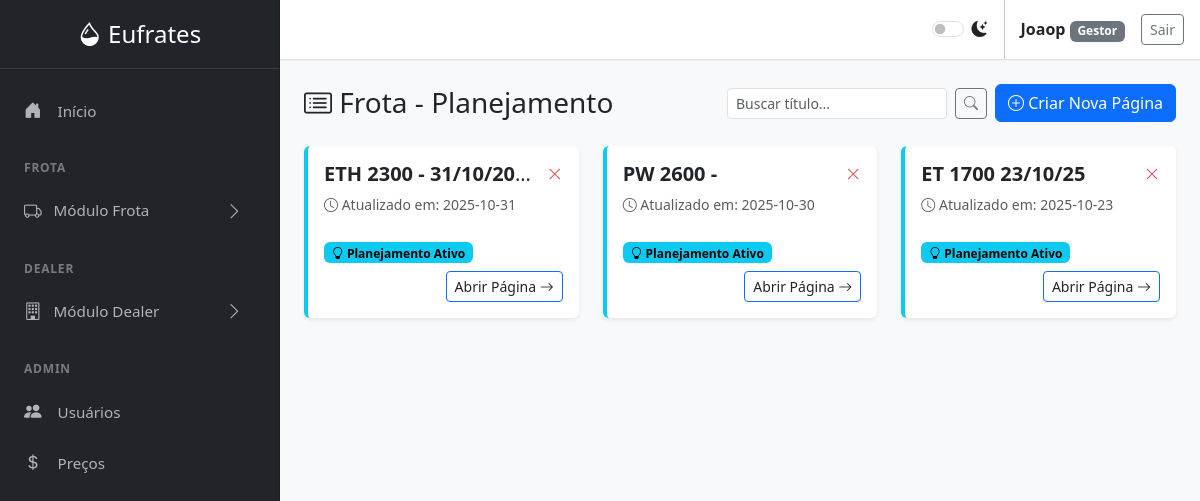
/frota-notion (signed in), run on the app's committed database.
### tables this page shows
CREATE TABLE users (
        id INTEGER PRIMARY KEY AUTOINCREMENT,
        username TEXT NOT NULL UNIQUE,
        password_hash TEXT NOT NULL,
        role TEXT NOT NULL CHECK(role IN ('Gestor', 'Comprador', 'Padrão'))
    );

CREATE TABLE notion_pages (
        id INTEGER PRIMARY KEY AUTOINCREMENT,
        user_id INTEGER NOT NULL,
        category TEXT NOT NULL, -- 'frota' ou 'historico'
        title TEXT NOT NULL,
        content TEXT, -- Markdown ou texto para simular blocos
        status TEXT DEFAULT 'Ativa', -- 'Ativa', 'Transferida', 'Manual'
        data_registro TEXT DEFAULT CURRENT_TIMESTAMP,
        FOREIGN KEY (user_id) REFERENCES users (id)
    );

### frota.py (the view)
@frota_bp.route('/frota-notion', methods=['GET'])
@login_required
def frota_notion():
    search_query = request.args.get('search', '')
    pages = get_notion_pages_by_category('frota', search_query if search_query else None)
    order_status = {'Ativa': 1, 'Transferida': 2, 'Manual': 3}
    pages.sort(key=lambda x: order_status.get(x['status'], 99))
    return render_template('frota_notion.html', active_page='frota_notion', pages=pages, search_query=search_query)

### database.py (called while the page is built)
def get_db_connection():
    conn = sqlite3.connect('abastecimentos.db')
    conn.row_factory = sqlite3.Row
    return conn

def get_user_by_id(user_id):
    conn = get_db_connection()
    user = conn.execute('SELECT * FROM users WHERE id = ?', (user_id,)).fetchone()
    conn.close()
    return user

def get_notion_pages_by_category(category, search_query=None):
    conn = get_db_connection()
    query = "SELECT * FROM notion_pages WHERE category = ?"
    params = [category]
    if search_query:
        query += " AND title LIKE ?"
        params.append(f'%{search_query}%')
    query += " ORDER BY data_registro DESC"
    df = pd.read_sql(query, conn, params=params)
    conn.close()
    return df.to_dict('records')

### utils.py (called while the page is built)
def inject_now():
    return {'now': datetime.now(), 'g': g}

def load_logged_in_user():
    user_id = session.get('user_id')
    g.user = get_user_by_id(user_id) if user_id else None

def login_required(view):
    @wraps(view)
    def wrapped_view(*args, **kwargs):
        if g.user is None:
            flash('Você precisa estar logado para acessar esta página.', 'warning')
            return redirect(url_for('auth.login'))
        return view(*args, **kwargs)
    return wrapped_view

### templates/frota_notion.html (shortened to what this page needs)
{% extends "base.html" %}
{% block content %}
<div class="d-flex justify-content-between align-items-center mb-4">
    <h1 class="h3 mb-0"><i class="bi bi-card-list"></i> Frota - Planejamento</h1>
    <div class="d-flex gap-2">
        <form method="GET" action="{{ url_for('frota.frota_notion') }}" class="d-flex align-items-center">
            <input type="text" name="search" class="form-control form-control-sm me-2" placeholder="Buscar título..." value="{{ search_query or '' }}">
            <button type="submit" class="btn btn-sm btn-outline-secondary" title="Buscar"><i class="bi bi-search"></i></button>
        </form>
        <button class="btn btn-primary" data-bs-toggle="modal" data-bs-target="#novaPaginaModal">
            <i class="bi bi-plus-circle"></i> Criar Nova Página
        </button>
    </div>
</div>
<div class="row row-cols-1 row-cols-md-2 row-cols-lg-3 g-4" id="page-list-container">
    {% for page in pages %}
    <div class="col">
        <div class="card h-100 notion-page-card shadow-sm border-0 border-start border-4
                    {% if page.status == 'Ativa' %}border-info{% elif page.status == 'Transferida' %}border-success{% else %}border-secondary{% endif %}"
             style="transition: transform 0.2s ease;">
            <div class="card-body d-flex flex-column">
                <div class="d-flex justify-content-between align-items-start">
                    <h5 class="card-title text-truncate mb-1">
                        <a href="{{ url_for('frota.notion_page_detail', id=page.id) }}" class="text-decoration-none text-body fw-bold">
                            {{ page.title }}
                        </a>
                    </h5>
                    <button class="btn btn-sm btn-link text-danger p-0 ms-2" onclick="excluirPagina({{ page.id }})" title="Excluir Permanentemente">
                        <i class="bi bi-x-lg"></i>
                    </button>
                </div>
                <p class="card-text text-muted small mt-1">
                    <i class="bi bi-clock"></i> Atualizado em: {{ page.data_registro.split(' ')[0] }}
                </p>
                <div class="mt-auto pt-2">
                    {% if page.status == 'Ativa' %}
                        <span class="badge text-bg-info"><i class="bi bi-lightbulb"></i> Planejamento Ativo</span>
                    {% elif page.status == 'Transferida' %}
                        <span class="badge text-bg-success"><i class="bi bi-check2-circle"></i> Enviado para Histórico</span>
                    {% else %}
                        <span class="badge text-bg-secondary">{{ page.status }}</span>
                    {% endif %}
                </div>
            </div>
            <div class="card-footer bg-transparent border-0 d-flex justify-content-end pb-3 pt-0">
                 <a href="{{ url_for('frota.notion_page_detail', id=page.id) }}" class="btn btn-sm btn-outline-primary">
                    Abrir Página <i class="bi bi-arrow-right"></i>
                 </a>
            </div>
        </div>
    </div>
    {% endfor %}
</div>
{% endblock %}

### templates/base.html (shortened to what this page needs)
<!DOCTYPE html>
<html lang="pt-BR" data-bs-theme="light">
<head>
    <link href="https://cdn.jsdelivr.net/npm/bootstrap@5.3.3/dist/css/bootstrap.min.css" rel="stylesheet">
    <link rel="stylesheet" href="https://cdn.jsdelivr.net/npm/bootstrap-icons@1.11.3/font/bootstrap-icons.min.css">
</head>
<body>
    <div class="sidebar text-white">
        <div class="sidebar-header text-center">
            <a href="{{ url_for('frota.index') }}" class="fs-4 text-white text-decoration-none">
                <i class="bi bi-droplet-half"></i> Eufrates
            </a>
        </div>
        <ul class="nav flex-column flex-grow-1 mt-3">
            <li class="nav-item">
                <a class="nav-link {% if active_page == 'index' %}active{% endif %}" href="{{ url_for('frota.index') }}">
                    <i class="bi bi-house-door-fill"></i> Início
                </a>
            </li>
            <div class="sidebar-heading">Frota</div>
            <li class="nav-item">
                <a class="nav-link d-flex align-items-center" data-bs-toggle="collapse" href="#frotaSubmenu" role="button" aria-expanded="false" aria-controls="frotaSubmenu">
                    <i class="bi bi-truck"></i> Módulo Frota <i class="bi bi-chevron-right arrow"></i>
                </a>
            </li>
            <div class="sidebar-heading">Dealer</div>
            <li class="nav-item">
                <a class="nav-link d-flex align-items-center" data-bs-toggle="collapse" href="#dealerSubmenu" role="button" aria-expanded="false" aria-controls="dealerSubmenu">
                    <i class="bi bi-building"></i> Módulo Dealer <i class="bi bi-chevron-right arrow"></i>
                </a>
            </li>
            {% if g.user and g.user.role in ['Administrador', 'Gestor'] %}
            <div class="sidebar-heading">Admin</div>
            <li class="nav-item">
                <a class="nav-link {% if active_page == 'user_management' %}active{% endif %}" href="{{ url_for('auth.user_management') }}">
                    <i class="bi bi-people-fill"></i> Usuários
                </a>
            </li>
            <li class="nav-item">
                <a class="nav-link {% if active_page == 'reajuste_combustiveis' %}active{% endif %}" href="{{ url_for('frota.reajuste_combustiveis') }}">
                    <i class="bi bi-currency-dollar"></i> Preços
                </a>
            </li>
            {% endif %}
        </ul>
    </div>
    <div class="main-content">
        <nav class="top-nav px-3 d-flex align-items-center justify-content-end">
            <div class="form-check form-switch me-3">
                <input class="form-check-input" type="checkbox" role="switch" id="themeSwitcher">
                <label class="form-check-label" for="themeSwitcher"><i class="bi bi-moon-stars-fill"></i></label>
            </div>
            {% if g.user %}
                <div class="px-3">
                    <span class="fw-bold">{{ g.user.username }}</span>
                    <span class="badge text-bg-secondary">{{ g.user.role }}</span>
                </div>
                <a href="{{ url_for('auth.logout') }}" class="btn btn-outline-secondary btn-sm">Sair</a>
            {% endif %}
        </nav>
        <main class="page-content">
            {% block content %}{% endblock %}
        </main>
    </div>
</body>
</html>

### templates/base.html (style rules this page uses)
:root { --sidebar-width: 280px; }
body { display: flex; background-color: var(--bs-tertiary-bg); }
.sidebar { width: var(--sidebar-width); height: 100vh; position: fixed; top: 0; left: 0; display: flex; flex-direction: column; background-color: #212529; border-right: 1px solid var(--bs-border-color-translucent); overflow-y: auto; }
.main-content { margin-left: var(--sidebar-width); width: calc(100% - var(--sidebar-width)); }
.top-nav { background-color: var(--bs-body-bg); border-bottom: 1px solid var(--bs-border-color); min-height: 60px; box-shadow: 0 1px 3px rgba(0,0,0, .04); }
.page-content { padding: 1.5rem; }
.sidebar-header { padding: 1rem 1.5rem; border-bottom: 1px solid rgba(255, 255, 255, 0.1); }
.sidebar .nav-link { color: rgba(255, 255, 255, 0.65); font-size: 0.95rem; padding: 0.75rem 1.5rem; }
.sidebar .nav-link .bi { margin-right: 0.75rem; font-size: 1.1rem; }
.sidebar .nav-link[data-bs-toggle="collapse"] .arrow { margin-left: auto; transition: transform 0.2s ease-in-out; }
.sidebar-heading { font-size: .75rem; text-transform: uppercase; letter-spacing: .05rem; font-weight: 600; color: rgba(255, 255, 255, 0.4); padding: 1.5rem 1.5rem 0.5rem; }

### templates/frota_notion.html (style rules this page uses)
.notion-page-card a { color: inherit !important; }
.notion-page-card .card-body { padding-bottom: 0.5rem; }

### data on the page
users: user.username "Joaop", user.role "Gestor"
notion_pages: title "ETH 2300 - 31/10/20…", data_registro "2025-10-31", status "Ativa" (drawn)
notion_pages: title "PW 2600 -", data_registro "2025-10-30", status "Ativa" (drawn)
notion_pages: title "ET 1700 23/10/25", data_registro "2025-10-23", status "Ativa" (drawn)
